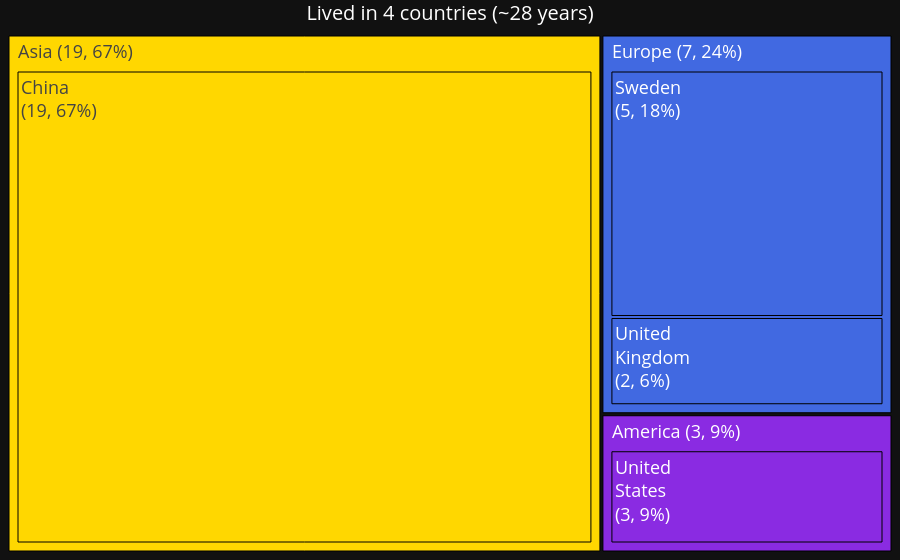

Source (notebook cell):
### Code cell
df_country_lived = df_country[df_country['country'].isin(COUNTRIES_LIVED)]
n_country_lived = df_country_lived.country.nunique()
t_country_lived = df_country_lived.total_years.sum()

create_tree(
    df=df_country_lived,
    feat='country',
    var='total_years',
    flag='continent',
    group_flag=True,
    color_dict=COLOR_DICT,
    font_size_dict=FONT_SIZE_DICT,
    title=f'Lived in {n_country_lived} countries (~{t_country_lived:.0f} years)',
    threshold=1,
    threshold_global=False,
    save_path='../attachments/tree_travel_all.html',
    #save_path=None
    )

### Figure 1 — Plotly figure (JSON) as saved in the notebook; plotly's stock layout.template omitted (floating-point values rounded to 4 significant figures)
{"data": [{"branchvalues": "total", "hoverinfo": "none", "ids": ["America", "Asia", "Europe", "America | United<br>States", "Asia | China", "Europe | Sweden", "Europe | United<br>Kingdom"], "labels": ["<br><br>America (3, 9%)", "<br><br>Asia (19, 67%)", "<br><br>Europe (7, 24%)", "United<br>States", "China", "Sweden", "United<br>Kingdom"], "marker": {"colors": ["blueviolet", "gold", "royalblue", "blueviolet", "gold", "royalblue", "royalblue"], "line": {"color": "black", "width": 1}}, "parents": ["", "", "", "America", "Asia", "Europe", "Europe"], "textfont": {"size": 18}, "textinfo": "label+value+percent root", "textposition": "top left", "texttemplate": ["<br>%{label}", "<br>%{label}", "<br>%{label}", "<br>%{label}<br>(%{value:.0f}, %{percentRoot:.0%})", "<br>%{label}<br>(%{value:.0f}, %{percentRoot:.0%})", "<br>%{label}<br>(%{value:.0f}, %{percentRoot:.0%})", "<br>%{label}<br>(%{value:.0f}, %{percentRoot:.0%})"], "type": "treemap", "values": [2.501, 19.12, 6.87, 2.501, 19.12, 5.059, 1.811]}], "layout": {"font": {"color": "white", "size": 18}, "margin": {"b": 0, "l": 0, "r": 0, "t": 0}, "title": {"font": {"size": 20}, "text": "Lived in 4 countries (~28 years)", "x": 0.5, "xanchor": "center", "y": 0.99, "yanchor": "top"}, "uniformtext": {"minsize": 18, "mode": "show"}}}
